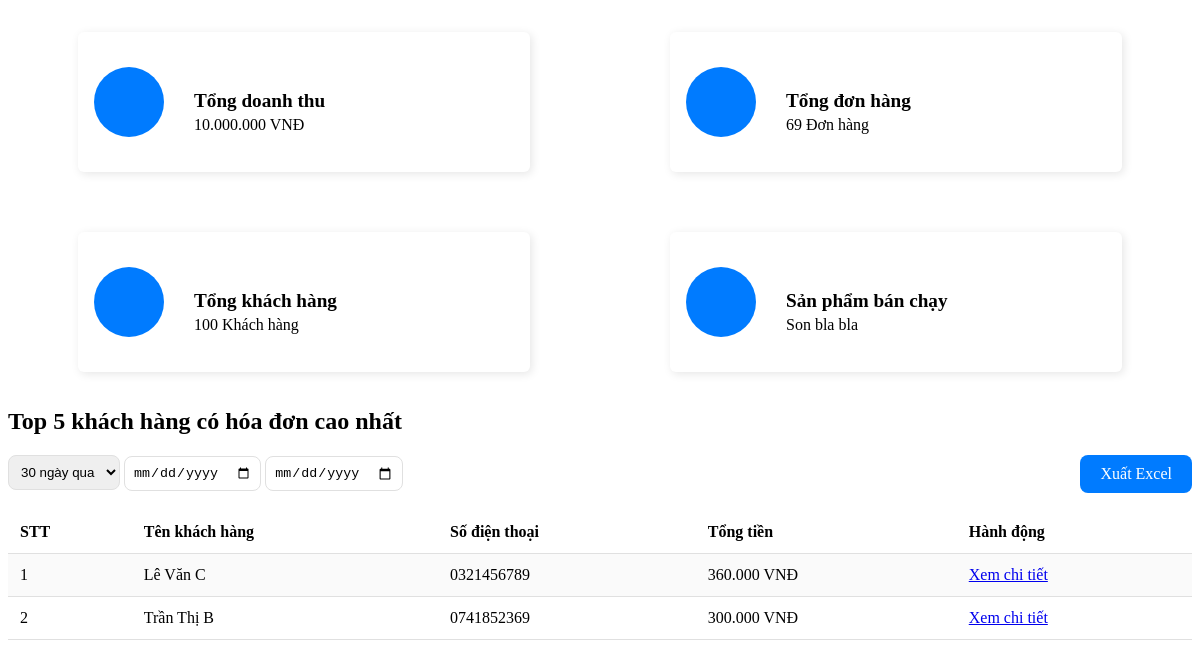
/thongke.php, run on the app's committed database.
### tables this page shows
CREATE TABLE KhachHang (
    customer_id INT AUTO_INCREMENT PRIMARY KEY,
    user_id INT,
    customer_name VARCHAR(50),
    phone VARCHAR(20) UNIQUE,
    email VARCHAR(100) UNIQUE,
    FOREIGN KEY (user_id) REFERENCES users(user_id)
);

### database/connect.php (called while the page is built, shortened)
<?php
class database
{
    private $host = "localhost";
    private $dbname = "webbanhang";
    private $username = "root";
    private $password = "";
    private $conn;
    public function __construct()
    {
        $this->conn = new mysqli($this->host, $this->username, $this->password, $this->dbname);
    }
    public function getConnection()
    {
        return $this->conn;
    }
}

### Model/TKModel.php (called while the page is built, shortened)
<?php
require_once __DIR__ . '/../database/connect.php';
class TKModel
{
    private $conn;
    public function __construct()
    {
        $db = new database();
        $this->conn = $db->getConnection();
    }
    public function getTop5KhachHang()
    {
        $sql = "SELECT kh.customer_id, kh.customer_name, kh.phone, SUM(dh.total) AS order_sum
                FROM KhachHang kh
                JOIN DonHang dh ON kh.customer_id = dh.customer_id
                GROUP BY kh.customer_id, kh.customer_name, kh.phone
                ORDER BY order_sum DESC
                LIMIT 5";
        $stmt = $this->conn->prepare($sql);
        $stmt->execute();
        $result = $stmt->get_result();
        $topCustomers = $result->fetch_all(MYSQLI_ASSOC);
        return $topCustomers;
    }
}

### thongke.php (the view, shortened to what this page needs)
<div>
    <div class="thongke-container">
        <div class="thongke-item">
            <div class="thongke-icon">
                <div>
                </div>
            </div>
            <div class="thongke-title">
                <p>Tổng doanh thu</p>
                <div>10.000.000 VNĐ</div>
            </div>
        </div>
        <div class="thongke-item">
            <div class="thongke-icon">
                <div>
                </div>
            </div>
            <div class="thongke-title">
                <p>Tổng đơn hàng</p>
                <div>69 Đơn hàng</div>
            </div>
        </div>
        <div class="thongke-item">
            <div class="thongke-icon">
                <div>
                </div>
            </div>
            <div class="thongke-title">
                <p>Tổng khách hàng</p>
                <div>100 Khách hàng</div>
            </div>
        </div>
        <div class="thongke-item">
            <div class="thongke-icon">
                <div>
                </div>
            </div>
            <div class="thongke-title">
                <p>Sản phẩm bán chạy</p>
                <div>Son bla bla</div>
            </div>
        </div>
    </div>
    <div class="header">Top 5 khách hàng có hóa đơn cao nhất</div>
    <div class="filter">
        <select>
            <option>30 ngày qua</option>
        </select>
        <input type="date" placeholder="Từ ngày">
        <input type="date" placeholder="Đến ngày">
        <a href="#" class="export-btn">Xuất Excel</a>
    </div>
    <table>
        <?php
        require_once 'Model/TKModel.php';
        $tkModel = new TKModel();
        $top5 = $tkModel->getTop5KhachHang();
        if ($top5) {
            echo '<tr>';
            echo '<th>STT</th>';
            echo '<th>Tên khách hàng</th>';
            echo '<th>Số điện thoại</th>';
            echo '<th>Tổng tiền</th>';
            echo '<th>Hành động</th>';
            echo '</tr>';
            foreach ($top5 as $index => $khachHang) {
                echo '<tr>';
                echo '<td>' . ($index + 1) . '</td>';
                echo '<td>' . htmlspecialchars($khachHang['customer_name']) . '</td>';
                echo '<td>' . htmlspecialchars($khachHang['phone']) . '</td>';
                echo '<td>' . number_format($khachHang['order_sum'], 0, ',', '.') . ' VNĐ</td>';
                echo '<td><a href="admin.php?page=thongke&id=' . $khachHang['customer_id'] . '">Xem chi tiết</a></td>';
                echo '</tr>';
            }
        } else {
            echo '<tr><td colspan="5">Không có dữ liệu.</td></tr>';
        }
        ?>
    </table>
</div>

### thongke.php (style rules this page uses)
.header { font-size: 24px; font-weight: bold; margin-bottom: 20px; }
.thongke-container { width: 100%; height: 400px; display: flex; flex-wrap: wrap; justify-content: center; position: relative; }
.thongke-item { background-color: white; height: 140px; width: calc(100% / 2 - 140px); margin: 24px 70px; display: flex; align-items: center; border-radius: 6px; box-shadow: 2px 2px 10px rgba(0, 0, 0, 0.1); cursor: pointer; }
.thongke-icon { flex: 1; text-align: center; margin: 16px; }
.thongke-icon div { display: flex; justify-content: center; align-items: center; background-color: #007BFF; border-radius: 50%; width: 70px; height: 70px; }
.thongke-title { flex: 4; }
.thongke-title p { font-weight: 700; font-size: 1.2em; margin-bottom: 4px; }
.filter { margin-bottom: 20px; }
.filter select, .filter input { padding: 8px; border-radius: 8px; border: 1px solid #E0E0E0; }
table { width: 100%; border-collapse: collapse; }
th, td { padding: 12px; text-align: left; border-bottom: 1px solid #E0E0E0; }
tr:nth-child(even) { background-color: #FAFAFA; }
.export-btn { float: right; padding: 10px 20px; background-color: #007BFF; color: white; border-radius: 8px; text-decoration: none; }

### data on the page
khachhang: customer_name "Lê Văn C", phone "0321456789", order_sum "360.000"
khachhang: customer_name "Trần Thị B", phone "0741852369", order_sum "300.000"
